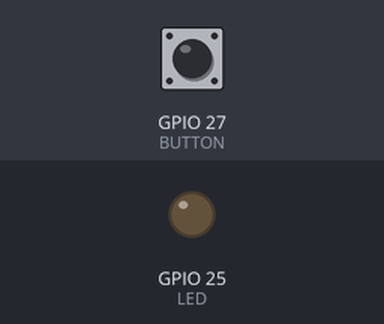
Bench run of a sketch on a simulated ESP32. On the bench: output pins drawn as LEDs (lit = HIGH). The inputs (shaded band) are chosen by the test bench; at power-on: GPIO 27 (BUTTON) HIGH.

Above: at 1.2 s.
1.3 s: GPIO 27 (BUTTON) pulled LOW for 0.15 s
At 1.37 s:
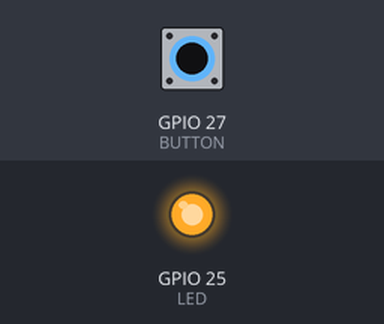
2.9 s: GPIO 27 (BUTTON) pulled LOW for 3.2 s
At 6.7 s:
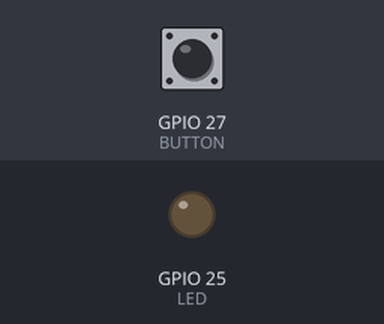
Timing chart, 0 to 8.2 s (numbered marks = the images above; inputs shaded):
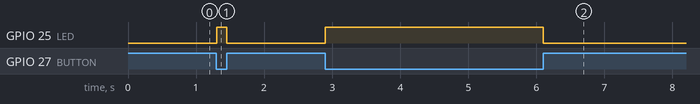

The sketch:

1_3_1_ButtonLED.ino
```cpp
#define LED 25
#define BUTTON 27

void setup() {
  pinMode(LED, OUTPUT);
  pinMode(BUTTON, INPUT_PULLUP);
}

void loop() {
  int btnState = digitalRead(BUTTON);
  if (btnState == LOW) {
    digitalWrite(LED, HIGH);   // 버튼 눌림 → LED ON
  } else {
    digitalWrite(LED, LOW);    // 버튼 안눌림 → LED OFF
  }
}
```

Measured:
- after the input at 1.3 s, GPIO 25 (LED): LOW → HIGH at once, → LOW 0.15 s later
- after the input at 2.9 s, GPIO 25 (LED): LOW → HIGH at once, → LOW 3.2 s later
